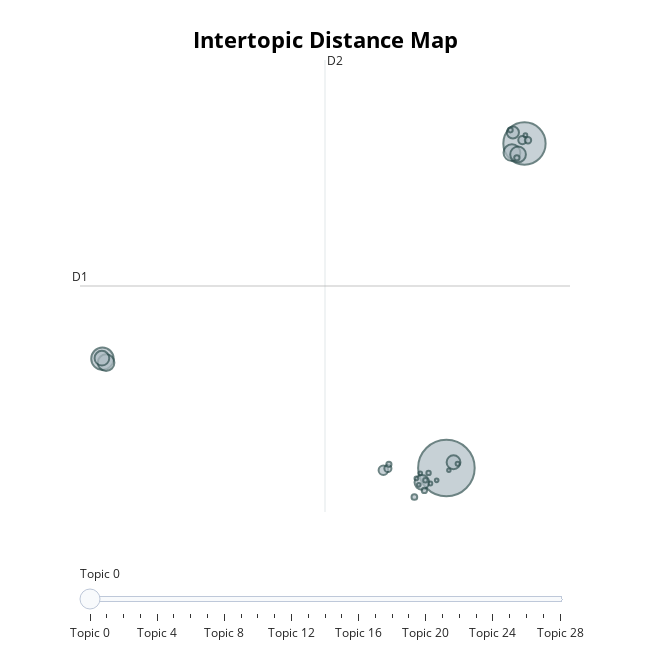

The notebook cell saved with this chart:
### Code cell
neg_topic_model = neg_topic_model.reduce_topics(neg_docs, nr_topics=30)
neg_topic_model.visualize_topics()

### Figure 1 — Plotly figure (JSON) as saved in the notebook; plotly's stock layout.template omitted (floating-point values rounded to 4 significant figures)
{"data": [{"customdata": [[0, "enemy | make | like | get | play", 2665], [1, "fuck | hate | bad | suck | shit", 1489], [2, "control | mouse | port | controller | keyboard", 418], [3, "trash | garbage | waste | money | hot", 235], [4, "ban | server | online | fix | multiplayer", 229], [5, "dogshit | dog | shit | poo | fart", 205], [6, "save | screen | cloud | fix | fullscreen", 180], [7, "demon | spam | ganking | smelter | enemy", 179], [8, "hitboxes | design | box | clunky | hit", 159], [9, "buy | refund | review | negative | dont", 122], [10, "de | que | jogo | bir | en", 76], [11, "fun | boring | pretty | hard | less", 56], [12, "sux | janky | jank | dong | solaire", 42], [13, "nah | nope | yes | dude | bru", 34], [14, "iron | keep | harvest | valley | whoever", 27], [15, "outskirt | frigid | google | cocksucking | lagswitch", 24], [16, "amana | shrine | iron | keep | summersale", 23], [17, "mid | middd | kinda | later | shockwaves", 22], [18, "worth | ive | dime | around | tag", 18], [19, "cancer | tumor | give | brain | whyyyyyyyyyyyyyyyyyyyyyyyyyyyyyyyyyyyyyyyyyyyyyyyyyyyyyyyyyyyyyyyyyyyyyyyyyyyyyyyyyyyyyyyyyyyyyyyyyyyyyyyyyyyyyyyyyyy", 16], [20, "adp | suck | strong | spambushes | caught", 16], [21, "adaptability | brrrrr | schollar | compatable | adaptility", 14], [22, "as | staight | fucking | fuck | ", 12], [23, "wife | marriage | nevermind | abusive | woman", 12], [24, "herald | emerald | tho | qt | unicorns", 11], [25, "simulator | gedosato | annoy | ctrl | fucktards", 11], [26, "bore | jus | ahh | little | stretch", 11], [27, "gud | git | antimage | gim | exe", 11], [28, "achievement | unskippable | credit | ha | get", 10]], "hovertemplate": "<b>Topic %{customdata[0]}</b><br>%{customdata[1]}<br>Size: %{customdata[2]}", "legendgroup": "", "marker": {"color": "#B0BEC5", "line": {"color": "DarkSlateGrey", "width": 2}, "size": [2665, 1489, 418, 235, 229, 205, 180, 179, 159, 122, 76, 56, 42, 34, 27, 24, 23, 22, 18, 16, 16, 14, 12, 12, 11, 11, 11, 11, 10], "sizemode": "area", "sizeref": 1.666, "symbol": "circle"}, "mode": "markers", "name": "", "orientation": "v", "showlegend": false, "type": "scatter", "x": [12.89, 17.96, -9.455, 17.15, -9.217, 17.54, -9.488, 11.3, 13.35, 17.21, 8.795, 17.82, 9.088, 18.19, 10.81, 17.47, 11.46, 9.154, 17.05, 11.52, 11.73, 13.62, 18.02, 11.85, 10.94, 12.26, 11.1, 11.19, 13.05], "xaxis": "x", "y": [7.805, 27.43, 14.42, 26.88, 14.18, 26.77, 14.45, 6.941, 8.154, 28.1, 7.671, 27.64, 7.775, 27.63, 6.054, 26.56, 6.452, 8.028, 28.25, 7.067, 7.511, 8.059, 27.94, 6.871, 7.177, 7.062, 6.79, 7.483, 7.674], "yaxis": "y"}], "layout": {"annotations": [{"showarrow": false, "text": "D1", "x": -10.91, "y": 18.81, "yshift": 10}, {"showarrow": false, "text": "D2", "x": 5.003, "xshift": 10, "y": 32.48}], "height": 650, "hoverlabel": {"bgcolor": "white", "font": {"family": "Rockwell", "size": 16}}, "legend": {"itemsizing": "constant", "tracegroupgap": 0}, "margin": {"t": 60}, "shapes": [{"line": {"color": "#CFD8DC", "width": 2}, "type": "line", "x0": 5.003, "x1": 5.003, "y0": 5.146, "y1": 32.48}, {"line": {"color": "#9E9E9E", "width": 2}, "type": "line", "x0": -10.91, "x1": 20.92, "y0": 18.81, "y1": 18.81}], "sliders": [{"active": 0, "pad": {"t": 50}, "steps": [{"args": [{"marker.color": [["red", "#B0BEC5", "#B0BEC5", "#B0BEC5", "#B0BEC5", "#B0BEC5", "#B0BEC5", "#B0BEC5", "#B0BEC5", "#B0BEC5", "#B0BEC5", "#B0BEC5", "#B0BEC5", "#B0BEC5", "#B0BEC5", "#B0BEC5", "#B0BEC5", "#B0BEC5", "#B0BEC5", "#B0BEC5", "#B0BEC5", "#B0BEC5", "#B0BEC5", "#B0BEC5", "#B0BEC5", "#B0BEC5", "#B0BEC5", "#B0BEC5", "#B0BEC5"]]}], "label": "Topic 0", "method": "update"}, {"args": [{"marker.color": [["#B0BEC5", "red", "#B0BEC5", "#B0BEC5", "#B0BEC5", "#B0BEC5", "#B0BEC5", "#B0BEC5", "#B0BEC5", "#B0BEC5", "#B0BEC5", "#B0BEC5", "#B0BEC5", "#B0BEC5", "#B0BEC5", "#B0BEC5", "#B0BEC5", "#B0BEC5", "#B0BEC5", "#B0BEC5", "#B0BEC5", "#B0BEC5", "#B0BEC5", "#B0BEC5", "#B0BEC5", "#B0BEC5", "#B0BEC5", "#B0BEC5", "#B0BEC5"]]}], "label": "Topic 1", "method": "update"}, {"args": [{"marker.color": [["#B0BEC5", "#B0BEC5", "red", "#B0BEC5", "#B0BEC5", "#B0BEC5", "#B0BEC5", "#B0BEC5", "#B0BEC5", "#B0BEC5", "#B0BEC5", "#B0BEC5", "#B0BEC5", "#B0BEC5", "#B0BEC5", "#B0BEC5", "#B0BEC5", "#B0BEC5", "#B0BEC5", "#B0BEC5", "#B0BEC5", "#B0BEC5", "#B0BEC5", "#B0BEC5", "#B0BEC5", "#B0BEC5", "#B0BEC5", "#B0BEC5", "#B0BEC5"]]}], "label": "Topic 2", "method": "update"}, {"args": [{"marker.color": [["#B0BEC5", "#B0BEC5", "#B0BEC5", "red", "#B0BEC5", "#B0BEC5", "#B0BEC5", "#B0BEC5", "#B0BEC5", "#B0BEC5", "#B0BEC5", "#B0BEC5", "#B0BEC5", "#B0BEC5", "#B0BEC5", "#B0BEC5", "#B0BEC5", "#B0BEC5", "#B0BEC5", "#B0BEC5", "#B0BEC5", "#B0BEC5", "#B0BEC5", "#B0BEC5", "#B0BEC5", "#B0BEC5", "#B0BEC5", "#B0BEC5", "#B0BEC5"]]}], "label": "Topic 3", "method": "update"}, {"args": [{"marker.color": [["#B0BEC5", "#B0BEC5", "#B0BEC5", "#B0BEC5", "red", "#B0BEC5", "#B0BEC5", "#B0BEC5", "#B0BEC5", "#B0BEC5", "#B0BEC5", "#B0BEC5", "#B0BEC5", "#B0BEC5", "#B0BEC5", "#B0BEC5", "#B0BEC5", "#B0BEC5", "#B0BEC5", "#B0BEC5", "#B0BEC5", "#B0BEC5", "#B0BEC5", "#B0BEC5", "#B0BEC5", "#B0BEC5", "#B0BEC5", "#B0BEC5", "#B0BEC5"]]}], "label": "Topic 4", "method": "update"}, {"args": [{"marker.color": [["#B0BEC5", "#B0BEC5", "#B0BEC5", "#B0BEC5", "#B0BEC5", "red", "#B0BEC5", "#B0BEC5", "#B0BEC5", "#B0BEC5", "#B0BEC5", "#B0BEC5", "#B0BEC5", "#B0BEC5", "#B0BEC5", "#B0BEC5", "#B0BEC5", "#B0BEC5", "#B0BEC5", "#B0BEC5", "#B0BEC5", "#B0BEC5", "#B0BEC5", "#B0BEC5", "#B0BEC5", "#B0BEC5", "#B0BEC5", "#B0BEC5", "#B0BEC5"]]}], "label": "Topic 5", "method": "update"}, {"args": [{"marker.color": [["#B0BEC5", "#B0BEC5", "#B0BEC5", "#B0BEC5", "#B0BEC5", "#B0BEC5", "red", "#B0BEC5", "#B0BEC5", "#B0BEC5", "#B0BEC5", "#B0BEC5", "#B0BEC5", "#B0BEC5", "#B0BEC5", "#B0BEC5", "#B0BEC5", "#B0BEC5", "#B0BEC5", "#B0BEC5", "#B0BEC5", "#B0BEC5", "#B0BEC5", "#B0BEC5", "#B0BEC5", "#B0BEC5", "#B0BEC5", "#B0BEC5", "#B0BEC5"]]}], "label": "Topic 6", "method": "update"}, {"args": [{"marker.color": [["#B0BEC5", "#B0BEC5", "#B0BEC5", "#B0BEC5", "#B0BEC5", "#B0BEC5", "#B0BEC5", "red", "#B0BEC5", "#B0BEC5", "#B0BEC5", "#B0BEC5", "#B0BEC5", "#B0BEC5", "#B0BEC5", "#B0BEC5", "#B0BEC5", "#B0BEC5", "#B0BEC5", "#B0BEC5", "#B0BEC5", "#B0BEC5", "#B0BEC5", "#B0BEC5", "#B0BEC5", "#B0BEC5", "#B0BEC5", "#B0BEC5", "#B0BEC5"]]}], "label": "Topic 7", "method": "update"}, {"args": [{"marker.color": [["#B0BEC5", "#B0BEC5", "#B0BEC5", "#B0BEC5", "#B0BEC5", "#B0BEC5", "#B0BEC5", "#B0BEC5", "red", "#B0BEC5", "#B0BEC5", "#B0BEC5", "#B0BEC5", "#B0BEC5", "#B0BEC5", "#B0BEC5", "#B0BEC5", "#B0BEC5", "#B0BEC5", "#B0BEC5", "#B0BEC5", "#B0BEC5", "#B0BEC5", "#B0BEC5", "#B0BEC5", "#B0BEC5", "#B0BEC5", "#B0BEC5", "#B0BEC5"]]}], "label": "Topic 8", "method": "update"}, {"args": [{"marker.color": [["#B0BEC5", "#B0BEC5", "#B0BEC5", "#B0BEC5", "#B0BEC5", "#B0BEC5", "#B0BEC5", "#B0BEC5", "#B0BEC5", "red", "#B0BEC5", "#B0BEC5", "#B0BEC5", "#B0BEC5", "#B0BEC5", "#B0BEC5", "#B0BEC5", "#B0BEC5", "#B0BEC5", "#B0BEC5", "#B0BEC5", "#B0BEC5", "#B0BEC5", "#B0BEC5", "#B0BEC5", "#B0BEC5", "#B0BEC5", "#B0BEC5", "#B0BEC5"]]}], "label": "Topic 9", "method": "update"}, {"args": [{"marker.color": [["#B0BEC5", "#B0BEC5", "#B0BEC5", "#B0BEC5", "#B0BEC5", "#B0BEC5", "#B0BEC5", "#B0BEC5", "#B0BEC5", "#B0BEC5", "red", "#B0BEC5", "#B0BEC5", "#B0BEC5", "#B0BEC5", "#B0BEC5", "#B0BEC5", "#B0BEC5", "#B0BEC5", "#B0BEC5", "#B0BEC5", "#B0BEC5", "#B0BEC5", "#B0BEC5", "#B0BEC5", "#B0BEC5", "#B0BEC5", "#B0BEC5", "#B0BEC5"]]}], "label": "Topic 10", "method": "update"}, {"args": [{"marker.color": [["#B0BEC5", "#B0BEC5", "#B0BEC5", "#B0BEC5", "#B0BEC5", "#B0BEC5", "#B0BEC5", "#B0BEC5", "#B0BEC5", "#B0BEC5", "#B0BEC5", "red", "#B0BEC5", "#B0BEC5", "#B0BEC5", "#B0BEC5", "#B0BEC5", "#B0BEC5", "#B0BEC5", "#B0BEC5", "#B0BEC5", "#B0BEC5", "#B0BEC5", "#B0BEC5", "#B0BEC5", "#B0BEC5", "#B0BEC5", "#B0BEC5", "#B0BEC5"]]}], "label": "Topic 11", "method": "update"}, {"args": [{"marker.color": [["#B0BEC5", "#B0BEC5", "#B0BEC5", "#B0BEC5", "#B0BEC5", "#B0BEC5", "#B0BEC5", "#B0BEC5", "#B0BEC5", "#B0BEC5", "#B0BEC5", "#B0BEC5", "red", "#B0BEC5", "#B0BEC5", "#B0BEC5", "#B0BEC5", "#B0BEC5", "#B0BEC5", "#B0BEC5", "#B0BEC5", "#B0BEC5", "#B0BEC5", "#B0BEC5", "#B0BEC5", "#B0BEC5", "#B0BEC5", "#B0BEC5", "#B0BEC5"]]}], "label": "Topic 12", "method": "update"}, {"args": [{"marker.color": [["#B0BEC5", "#B0BEC5", "#B0BEC5", "#B0BEC5", "#B0BEC5", "#B0BEC5", "#B0BEC5", "#B0BEC5", "#B0BEC5", "#B0BEC5", "#B0BEC5", "#B0BEC5", "#B0BEC5", "red", "#B0BEC5", "#B0BEC5", "#B0BEC5", "#B0BEC5", "#B0BEC5", "#B0BEC5", "#B0BEC5", "#B0BEC5", "#B0BEC5", "#B0BEC5", "#B0BEC5", "#B0BEC5", "#B0BEC5", "#B0BEC5", "#B0BEC5"]]}], "label": "Topic 13", "method": "update"}, {"args": [{"marker.color": [["#B0BEC5", "#B0BEC5", "#B0BEC5", "#B0BEC5", "#B0BEC5", "#B0BEC5", "#B0BEC5", "#B0BEC5", "#B0BEC5", "#B0BEC5", "#B0BEC5", "#B0BEC5", "#B0BEC5", "#B0BEC5", "red", "#B0BEC5", "#B0BEC5", "#B0BEC5", "#B0BEC5", "#B0BEC5", "#B0BEC5", "#B0BEC5", "#B0BEC5", "#B0BEC5", "#B0BEC5", "#B0BEC5", "#B0BEC5", "#B0BEC5", "#B0BEC5"]]}], "label": "Topic 14", "method": "update"}, {"args": [{"marker.color": [["#B0BEC5", "#B0BEC5", "#B0BEC5", "#B0BEC5", "#B0BEC5", "#B0BEC5", "#B0BEC5", "#B0BEC5", "#B0BEC5", "#B0BEC5", "#B0BEC5", "#B0BEC5", "#B0BEC5", "#B0BEC5", "#B0BEC5", "red", "#B0BEC5", "#B0BEC5", "#B0BEC5", "#B0BEC5", "#B0BEC5", "#B0BEC5", "#B0BEC5", "#B0BEC5", "#B0BEC5", "#B0BEC5", "#B0BEC5", "#B0BEC5", "#B0BEC5"]]}], "label": "Topic 15", "method": "update"}, {"args": [{"marker.color": [["#B0BEC5", "#B0BEC5", "#B0BEC5", "#B0BEC5", "#B0BEC5", "#B0BEC5", "#B0BEC5", "#B0BEC5", "#B0BEC5", "#B0BEC5", "#B0BEC5", "#B0BEC5", "#B0BEC5", "#B0BEC5", "#B0BEC5", "#B0BEC5", "red", "#B0BEC5", "#B0BEC5", "#B0BEC5", "#B0BEC5", "#B0BEC5", "#B0BEC5", "#B0BEC5", "#B0BEC5", "#B0BEC5", "#B0BEC5", "#B0BEC5", "#B0BEC5"]]}], "label": "Topic 16", "method": "update"}, {"args": [{"marker.color": [["#B0BEC5", "#B0BEC5", "#B0BEC5", "#B0BEC5", "#B0BEC5", "#B0BEC5", "#B0BEC5", "#B0BEC5", "#B0BEC5", "#B0BEC5", "#B0BEC5", "#B0BEC5", "#B0BEC5", "#B0BEC5", "#B0BEC5", "#B0BEC5", "#B0BEC5", "red", "#B0BEC5", "#B0BEC5", "#B0BEC5", "#B0BEC5", "#B0BEC5", "#B0BEC5", "#B0BEC5", "#B0BEC5", "#B0BEC5", "#B0BEC5", "#B0BEC5"]]}], "label": "Topic 17", "method": "update"}, {"args": [{"marker.color": [["#B0BEC5", "#B0BEC5", "#B0BEC5", "#B0BEC5", "#B0BEC5", "#B0BEC5", "#B0BEC5", "#B0BEC5", "#B0BEC5", "#B0BEC5", "#B0BEC5", "#B0BEC5", "#B0BEC5", "#B0BEC5", "#B0BEC5", "#B0BEC5", "#B0BEC5", "#B0BEC5", "red", "#B0BEC5", "#B0BEC5", "#B0BEC5", "#B0BEC5", "#B0BEC5", "#B0BEC5", "#B0BEC5", "#B0BEC5", "#B0BEC5", "#B0BEC5"]]}], "label": "Topic 18", "method": "update"}, {"args": [{"marker.color": [["#B0BEC5", "#B0BEC5", "#B0BEC5", "#B0BEC5", "#B0BEC5", "#B0BEC5", "#B0BEC5", "#B0BEC5", "#B0BEC5", "#B0BEC5", "#B0BEC5", "#B0BEC5", "#B0BEC5", "#B0BEC5", "#B0BEC5", "#B0BEC5", "#B0BEC5", "#B0BEC5", "#B0BEC5", "red", "#B0BEC5", "#B0BEC5", "#B0BEC5", "#B0BEC5", "#B0BEC5", "#B0BEC5", "#B0BEC5", "#B0BEC5", "#B0BEC5"]]}], "label": "Topic 19", "method": "update"}, {"args": [{"marker.color": [["#B0BEC5", "#B0BEC5", "#B0BEC5", "#B0BEC5", "#B0BEC5", "#B0BEC5", "#B0BEC5", "#B0BEC5", "#B0BEC5", "#B0BEC5", "#B0BEC5", "#B0BEC5", "#B0BEC5", "#B0BEC5", "#B0BEC5", "#B0BEC5", "#B0BEC5", "#B0BEC5", "#B0BEC5", "#B0BEC5", "red", "#B0BEC5", "#B0BEC5", "#B0BEC5", "#B0BEC5", "#B0BEC5", "#B0BEC5", "#B0BEC5", "#B0BEC5"]]}], "label": "Topic 20", "method": "update"}, {"args": [{"marker.color": [["#B0BEC5", "#B0BEC5", "#B0BEC5", "#B0BEC5", "#B0BEC5", "#B0BEC5", "#B0BEC5", "#B0BEC5", "#B0BEC5", "#B0BEC5", "#B0BEC5", "#B0BEC5", "#B0BEC5", "#B0BEC5", "#B0BEC5", "#B0BEC5", "#B0BEC5", "#B0BEC5", "#B0BEC5", "#B0BEC5", "#B0BEC5", "red", "#B0BEC5", "#B0BEC5", "#B0BEC5", "#B0BEC5", "#B0BEC5", "#B0BEC5", "#B0BEC5"]]}], "label": "Topic 21", "method": "update"}, {"args": [{"marker.color": [["#B0BEC5", "#B0BEC5", "#B0BEC5", "#B0BEC5", "#B0BEC5", "#B0BEC5", "#B0BEC5", "#B0BEC5", "#B0BEC5", "#B0BEC5", "#B0BEC5", "#B0BEC5", "#B0BEC5", "#B0BEC5", "#B0BEC5", "#B0BEC5", "#B0BEC5", "#B0BEC5", "#B0BEC5", "#B0BEC5", "#B0BEC5", "#B0BEC5", "red", "#B0BEC5", "#B0BEC5", "#B0BEC5", "#B0BEC5", "#B0BEC5", "#B0BEC5"]]}], "label": "Topic 22", "method": "update"}, {"args": [{"marker.color": [["#B0BEC5", "#B0BEC5", "#B0BEC5", "#B0BEC5", "#B0BEC5", "#B0BEC5", "#B0BEC5", "#B0BEC5", "#B0BEC5", "#B0BEC5", "#B0BEC5", "#B0BEC5", "#B0BEC5", "#B0BEC5", "#B0BEC5", "#B0BEC5", "#B0BEC5", "#B0BEC5", "#B0BEC5", "#B0BEC5", "#B0BEC5", "#B0BEC5", "#B0BEC5", "red", "#B0BEC5", "#B0BEC5", "#B0BEC5", "#B0BEC5", "#B0BEC5"]]}], "label": "Topic 23", "method": "update"}, {"args": [{"marker.color": [["#B0BEC5", "#B0BEC5", "#B0BEC5", "#B0BEC5", "#B0BEC5", "#B0BEC5", "#B0BEC5", "#B0BEC5", "#B0BEC5", "#B0BEC5", "#B0BEC5", "#B0BEC5", "#B0BEC5", "#B0BEC5", "#B0BEC5", "#B0BEC5", "#B0BEC5", "#B0BEC5", "#B0BEC5", "#B0BEC5", "#B0BEC5", "#B0BEC5", "#B0BEC5", "#B0BEC5", "red", "#B0BEC5", "#B0BEC5", "#B0BEC5", "#B0BEC5"]]}], "label": "Topic 24", "method": "update"}, {"args": [{"marker.color": [["#B0BEC5", "#B0BEC5", "#B0BEC5", "#B0BEC5", "#B0BEC5", "#B0BEC5", "#B0BEC5", "#B0BEC5", "#B0BEC5", "#B0BEC5", "#B0BEC5", "#B0BEC5", "#B0BEC5", "#B0BEC5", "#B0BEC5", "#B0BEC5", "#B0BEC5", "#B0BEC5", "#B0BEC5", "#B0BEC5", "#B0BEC5", "#B0BEC5", "#B0BEC5", "#B0BEC5", "#B0BEC5", "red", "#B0BEC5", "#B0BEC5", "#B0BEC5"]]}], "label": "Topic 25", "method": "update"}, {"args": [{"marker.color": [["#B0BEC5", "#B0BEC5", "#B0BEC5", "#B0BEC5", "#B0BEC5", "#B0BEC5", "#B0BEC5", "#B0BEC5", "#B0BEC5", "#B0BEC5", "#B0BEC5", "#B0BEC5", "#B0BEC5", "#B0BEC5", "#B0BEC5", "#B0BEC5", "#B0BEC5", "#B0BEC5", "#B0BEC5", "#B0BEC5", "#B0BEC5", "#B0BEC5", "#B0BEC5", "#B0BEC5", "#B0BEC5", "#B0BEC5", "red", "#B0BEC5", "#B0BEC5"]]}], "label": "Topic 26", "method": "update"}, {"args": [{"marker.color": [["#B0BEC5", "#B0BEC5", "#B0BEC5", "#B0BEC5", "#B0BEC5", "#B0BEC5", "#B0BEC5", "#B0BEC5", "#B0BEC5", "#B0BEC5", "#B0BEC5", "#B0BEC5", "#B0BEC5", "#B0BEC5", "#B0BEC5", "#B0BEC5", "#B0BEC5", "#B0BEC5", "#B0BEC5", "#B0BEC5", "#B0BEC5", "#B0BEC5", "#B0BEC5", "#B0BEC5", "#B0BEC5", "#B0BEC5", "#B0BEC5", "red", "#B0BEC5"]]}], "label": "Topic 27", "method": "update"}, {"args": [{"marker.color": [["#B0BEC5", "#B0BEC5", "#B0BEC5", "#B0BEC5", "#B0BEC5", "#B0BEC5", "#B0BEC5", "#B0BEC5", "#B0BEC5", "#B0BEC5", "#B0BEC5", "#B0BEC5", "#B0BEC5", "#B0BEC5", "#B0BEC5", "#B0BEC5", "#B0BEC5", "#B0BEC5", "#B0BEC5", "#B0BEC5", "#B0BEC5", "#B0BEC5", "#B0BEC5", "#B0BEC5", "#B0BEC5", "#B0BEC5", "#B0BEC5", "#B0BEC5", "red"]]}], "label": "Topic 28", "method": "update"}]}], "title": {"font": {"color": "Black", "size": 22}, "text": "<b>Intertopic Distance Map</b>", "x": 0.5, "xanchor": "center", "y": 0.95, "yanchor": "top"}, "width": 650, "xaxis": {"anchor": "y", "domain": [0, 1], "range": [-10.91, 20.92], "title": {"text": ""}, "visible": false}, "yaxis": {"anchor": "x", "domain": [0, 1], "range": [5.146, 32.48], "title": {"text": ""}, "visible": false}}}
